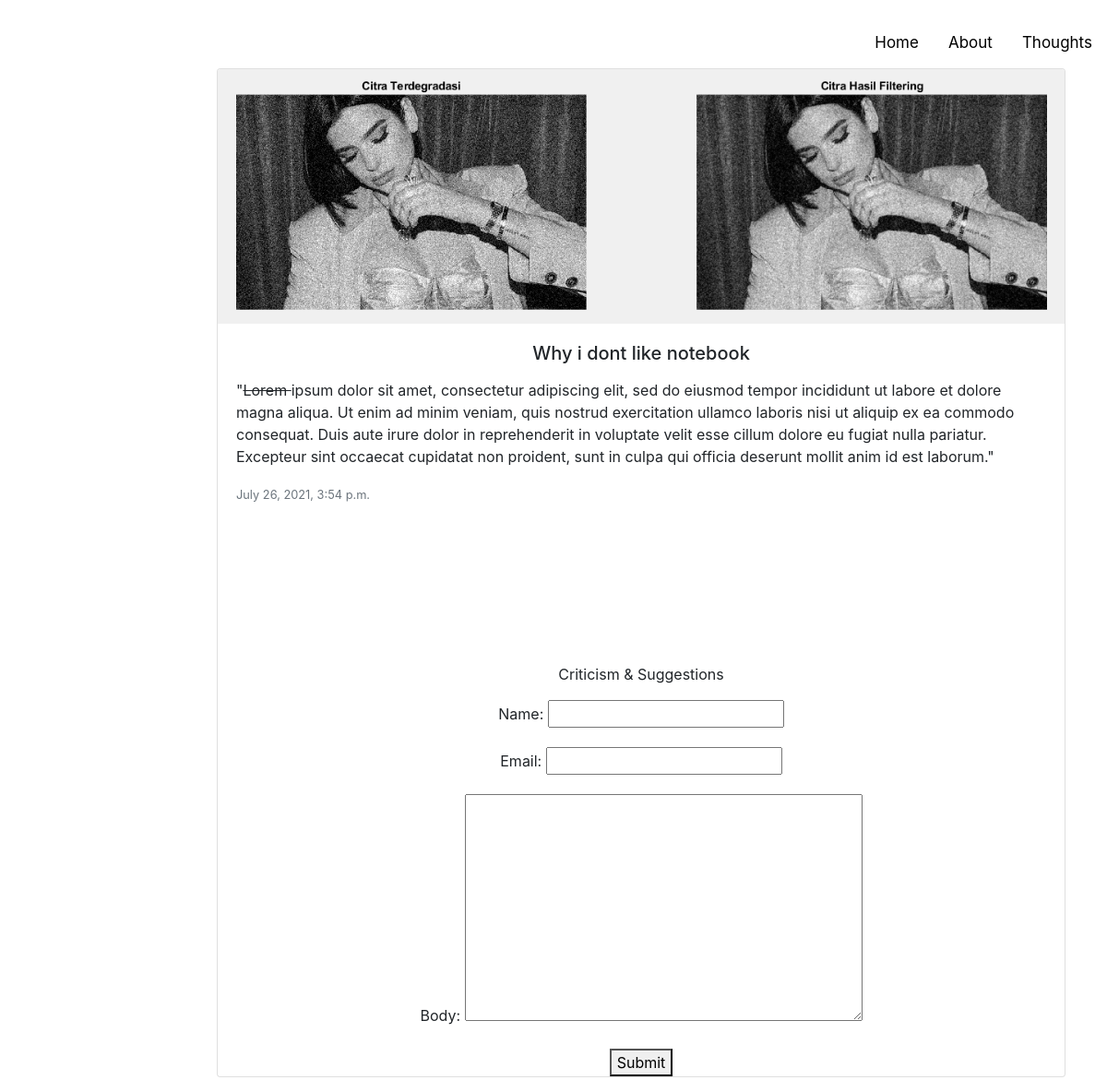
The page /thoughts/thought/why-i-dont-like-notebook/ on the database its author committed.
### blog/models.py (models this page shows, shortened)
class Post(models.Model):
    title = models.CharField(max_length=100)
    intro=models.TextField(null=True, blank=True)
    body=RichTextField(null=True, blank=True)
    date_added=models.DateTimeField(auto_now_add=True)
    slug=models.SlugField(null=True, blank=True)
    category = models.ForeignKey(Category, on_delete=models.CASCADE, null=True)
    image = models.ImageField(null=True, blank=True)
    def image_tag(self):
        return mark_safe('<img src="{}" width=100 />'.format(self.image.url))
    image_tag.short_description = 'image'
    image_tag.allow_tags = True
    @property
    def imageURL(self):
        try:
            url = self.image.url
        except:
            url = ''
        return url
    class Meta:
        ordering = ['-date_added']

### blog/views.py (the view)
# urls.py: path('thoughts/thought/<slug:slug>/', thought, name='thought'),
def thought(request, slug):
    thought=Post.objects.get(slug=slug)
    if request.method=='POST':
        form = CommentForm(request.POST)
        if form.is_valid():
            comment = form.save(commit=False)
            comment.post = thought
            comment.save()
            return redirect('thought', slug=thought.slug)
    else:
        form=CommentForm()
    return render(request, 'thought.html', {'thoughts':thought,'form':form})

### blog/forms.py
class CommentForm(forms.ModelForm):
    class Meta:
        model = Comment
        fields = ['name', 'email', 'body']

### blog/templates/thought.html (shortened to what this page needs)
{% extends 'index.html' %}
{% load static %}
{% block content %}
    <div class="container">
        <div class="row">
        <div class="col">
        </div>
        <div class="col-10">
            <div class="card mb-3">
                <img src="{{ thoughts.imageURL }}" class="card-img-top" >
                <div class="card-body">
                <h5 class="card-title"><center>{{thoughts.title}}</center></h5>
                <p class="card-text">
                    {{thoughts.body | safe}}
                </p>
                <p class="card-text"><small class="text-muted">{{thoughts.date_added}}</small></p>
                </div>
                <link href="https://maxcdn.bootstrapcdn.com/font-awesome/4.3.0/css/font-awesome.min.css" rel="stylesheet">
                <div class="container">
                    <div class="be-comment-block">
                                </div>
                            </div>
                        <center>
                            <div class="notification">
                                <p>Criticism & Suggestions</p>
                            </div>
                        <form method="post" action=".">
                            {{ form.as_p }}
                            <div class="field">
                                <div class="control">
                                    <button class="button is-success">Submit</button>
                                </div>
                            </div>
                        </form>
                    </center>
                    </div>
                </div>
            </div>
        </div>
{% endblock %}

### static/css/style.css (style rules this page uses)
body { margin-top:20px; background-color:#ffffff; }
.be-comment-block { margin-bottom: 50px !important; border: 1px solid #edeff2; border-radius: 2px; padding: 50px 70px; border:1px solid #ffffff; }

### rows shown on the page
Post: imageURL (picture), title "Why i dont like notebook", body "\" Lorem ipsum dolor sit amet, consectetur adipiscing elit, sed do eiusmod tempor incididunt ut labore et dolore magna aliqua. Ut enim ad minim veniam, quis nostrud exercitation ullamco laboris nisi ut aliquip ex ea commodo consequat. Duis aute irure dolor in reprehenderit in voluptate velit esse cillum dolore eu fugiat nulla pariatur. Excepteur sint occaecat cupidatat non proident, sunt in culpa qui officia deserunt mollit anim id est laborum.\"", date_added "July 26, 2021, 3:54 p.m."
